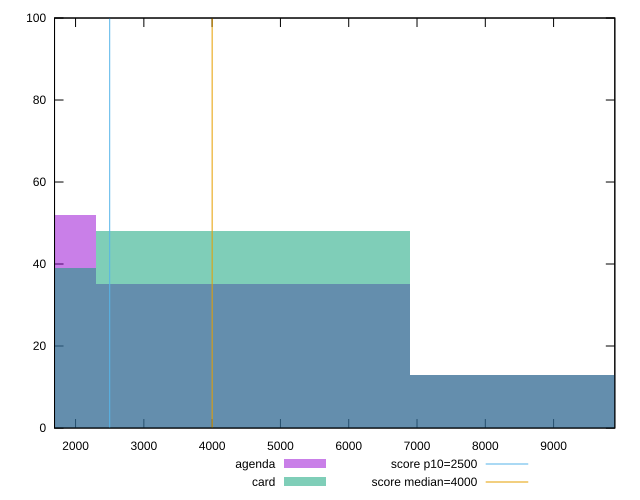

Recreate this plot in gnuplot.
reset

$agenda <<EOF
4598.511046258989 35
0 52
9197.022092517978 13
EOF

$card <<EOF
9197.022092517978 13
0 39
4598.511046258989 48
EOF

set key outside below
set boxwidth 4598.511046258989
set xrange [1692.111:9896.5435]
set yrange [0:100]
set trange [0:100]
set style fill transparent solid 0.5 noborder

set parametric
set terminal svg size 640, 500 enhanced background rgb 'white'
set output "reports/report_00028_2021-02-24T12-49-42.674Z/largest-contentful-paint/comparison/histogram/1_vs_2.svg"

plot $agenda title "agenda" with boxes, \
     $card title "card" with boxes, \
     2500,t title "score p10=2500", \
     4000,t title "score median=4000"

reset
